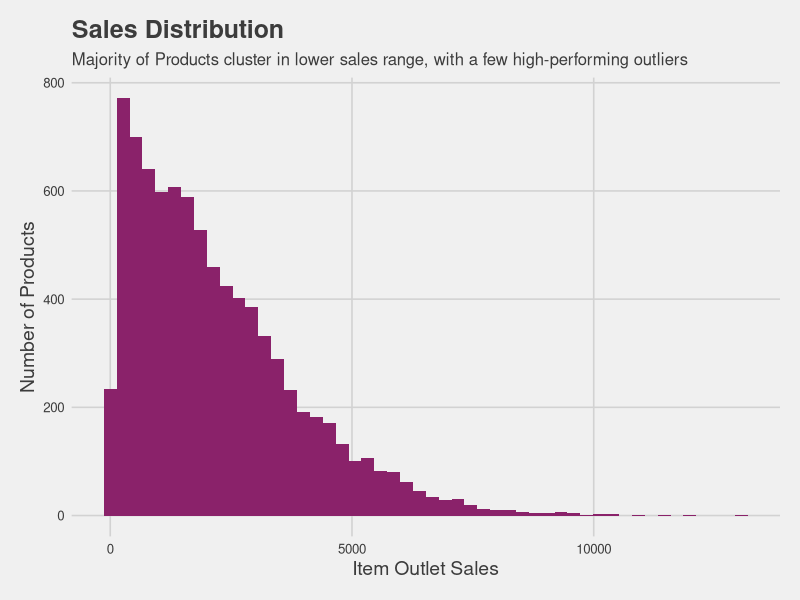
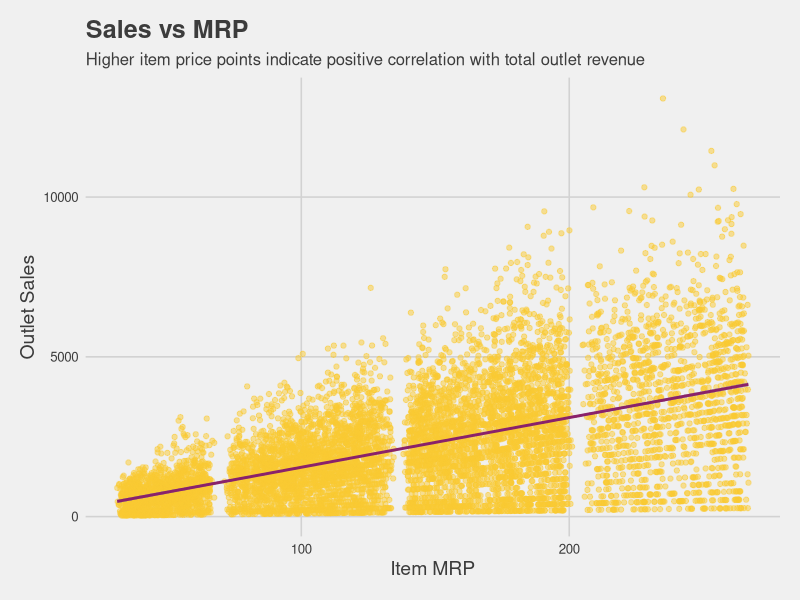
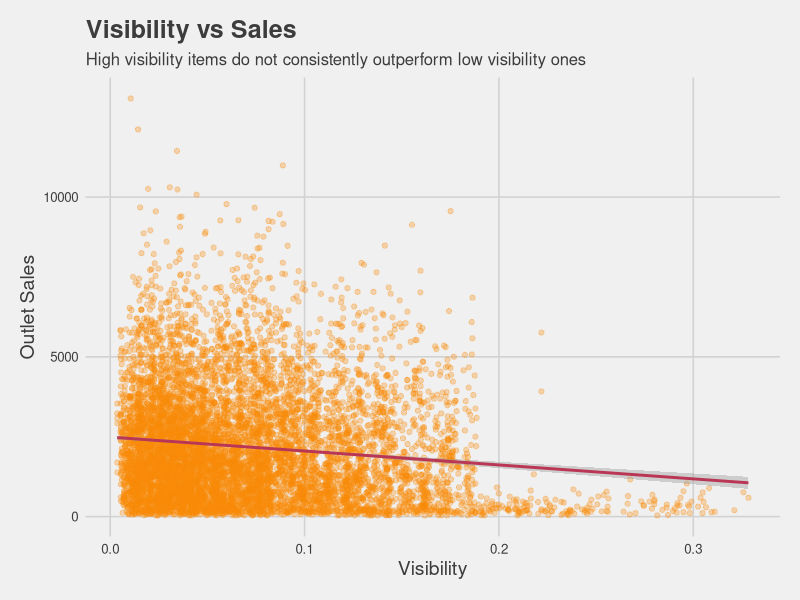
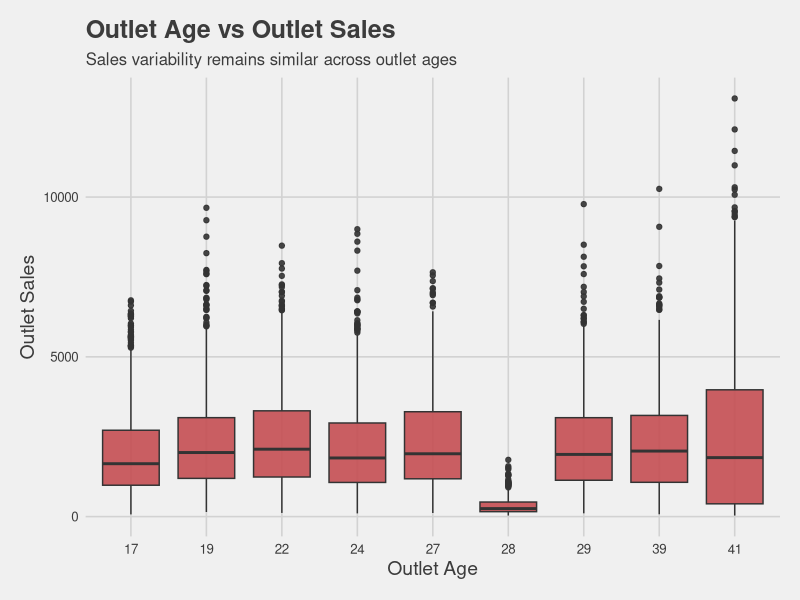
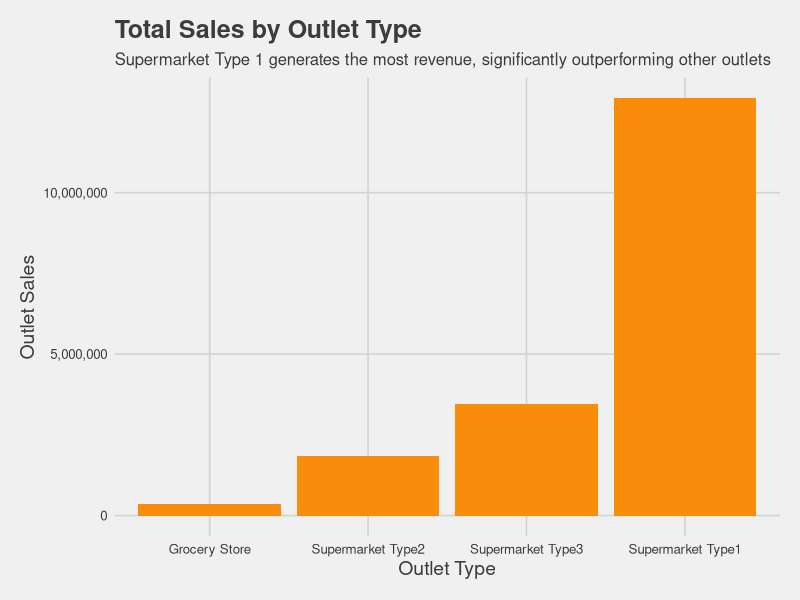
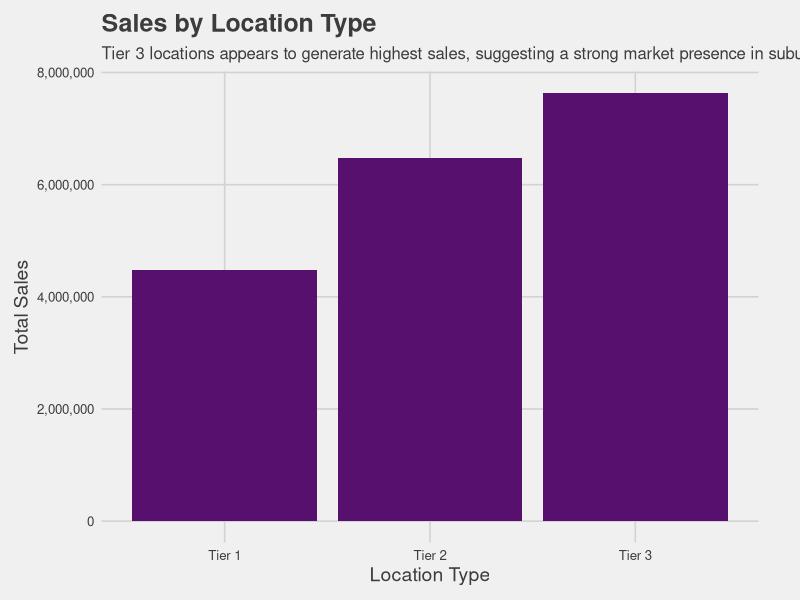
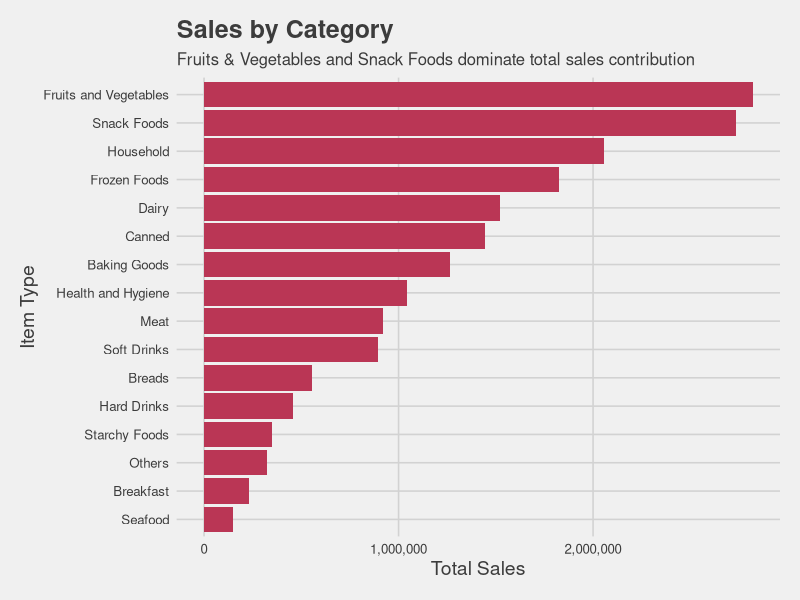
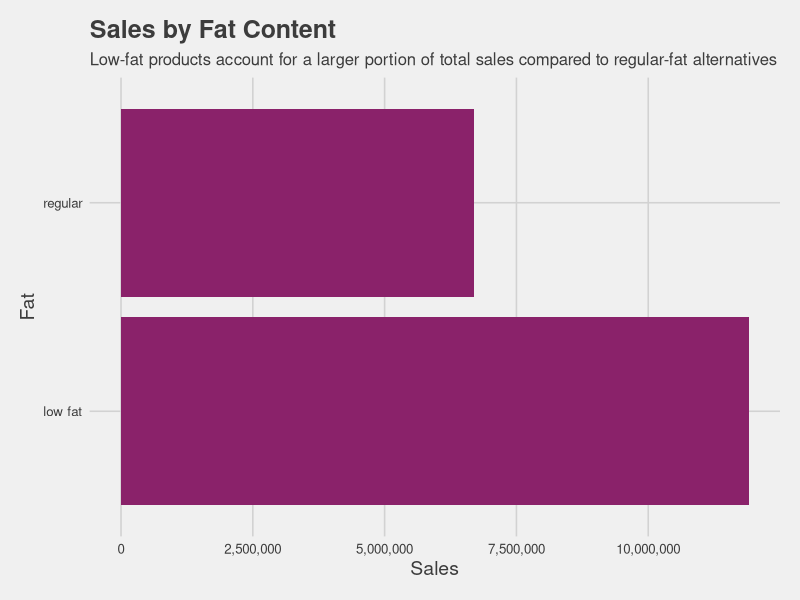

The R source for these figures, in order:
## ---- chunk 1
library(tidyverse)
library(here)
library(ggplot2)
library(ggthemes)
## ---- chunk 2
data <- read_csv(here("data", "cleaned", "bigmart_cleaned.csv"))

glimpse(data)
## ---- chunk 3
summary(data$item_outlet_sales)
## ---- chunk 4
data %>%
  ggplot(aes(x = item_outlet_sales)) +
  geom_histogram(fill = "#8A226AFF", bins = 50) + 
  labs(
    title = "Sales Distribution",
    subtitle = "Majority of Products cluster in lower sales range, with a few high-performing outliers",
    x = "Item Outlet Sales",
    y = "Number of Products",
  ) + 
  theme_fivethirtyeight() +
  theme(
    text = element_text(family = "sans"),
    plot.title = element_text(face = "bold", size = 18),
    axis.title = element_text(size = 14),
    axis.text = element_text()
  )
## ---- chunk 5
sales_by_outlet <- data %>%
  group_by(outlet_type) %>%
  summarise(avg_sales = mean(item_outlet_sales, na.rm = TRUE),
            total_sales = sum(item_outlet_sales)) %>%
  ungroup()
## ---- chunk 6
sales_by_location <- data %>%
  group_by(outlet_location_type) %>%
  summarise(avg_sales = mean(item_outlet_sales, na.rm = TRUE),
            total_sales = sum(item_outlet_sales)) %>%
  ungroup()
## ---- chunk 7
cor(data$outlet_age, data$item_outlet_sales)
## ---- chunk 8
data %>%
  ggplot(aes(x = item_mrp, y = item_outlet_sales)) +
  geom_point(alpha = 0.5, color = "#F9C932FF") + 
  geom_smooth(method = "lm", color = "#8A226AFF") + 
  labs(
    title = "Sales vs MRP",
    subtitle = "Higher item price points indicate positive correlation with total outlet revenue",
    x = "Item MRP",
    y = "Outlet Sales"
  ) +
  theme_fivethirtyeight() +
  theme(
    text = element_text(family = "sans"),
    plot.title = element_text(face = "bold", size = 18),
    axis.title = element_text(size = 14),
    axis.text = element_text()
  )
## ---- chunk 9
data %>%
  ggplot(aes(x = item_visibility, y = item_outlet_sales)) +
  geom_point(alpha = 0.3, color = "#F98C0AFF") + 
  geom_smooth(method = "lm", color = "#BA3655FF") +
  labs(
    title = "Visibility vs Sales",
    subtitle = "High visibility items do not consistently outperform low visibility ones",
    x = "Visibility",
    y = "Outlet Sales"
  ) + 
  theme_fivethirtyeight() +
  theme(
    text = element_text(family = "sans"),
    plot.title = element_text(face = "bold", size = 18),
    axis.title = element_text(size = 14),
    axis.text = element_text()
  )
## ---- chunk 10
data %>%
  ggplot(aes(x = factor(outlet_age), y = item_outlet_sales)) +
  geom_boxplot(fill = "#C44E52FF", alpha = 0.9) +
  labs(
    title = "Outlet Age vs Outlet Sales",
    subtitle = "Sales variability remains similar across outlet ages",
    x = "Outlet Age",
    y = "Outlet Sales"
  ) +
  theme_fivethirtyeight() + 
  theme(
    text = element_text(family = "sans"),
    plot.title = element_text(face = "bold", size = 18),
    axis.title = element_text(size = 14),
    axis.text = element_text()
  )
## ---- chunk 11
sales_by_outlet <- read_csv(here("data", "processed", "sales_by_outlet.csv"))

sales_by_outlet %>%
  ggplot(aes(x = reorder(outlet_type, total_sales), y = total_sales)) + 
  geom_col(fill = "#F98C0AFF") + 
  scale_y_continuous(labels = scales::comma) + 
  labs(
    title = "Total Sales by Outlet Type",
    subtitle = "Supermarket Type 1 generates the most revenue, significantly outperforming other outlets",
    x = "Outlet Type",
    y = "Outlet Sales"
  ) + 
  theme_fivethirtyeight() + 
  theme(
    text = element_text(family = "sans"),
    plot.title = element_text(size = 18, face = "bold"),
    axis.title = element_text(size = 14),
    axis.text = element_text()
  )
## ---- chunk 12
sales_by_location <- read_csv(here("data", "processed", "sales_by_location.csv"))

sales_by_location %>%
  ggplot(aes(x = outlet_location_type, y = total_sales)) + 
  geom_col(fill = "#57106EFF") + 
  scale_y_continuous(labels = scales::comma) +
  labs(
    title = "Sales by Location Type",
    subtitle = "Tier 3 locations appears to generate highest sales, suggesting a strong market presence in suburban or rural zones",
    x = "Location Type",
    y = "Total Sales"
  ) + 
  theme_fivethirtyeight() + 
  theme(
    text = element_text(family = "sans"),
    plot.title = element_text(size = 18, face = "bold"),
    axis.title = element_text(size = 14),
    axis.text = element_text(),
    plot.margin = margin(10, 30, 10, 10)
  )
## ---- chunk 13
sales_by_category <- read_csv(here("data", "processed", "sales_by_category.csv"))

sales_by_category %>%
  ggplot(aes(x = reorder(item_type, total_sales), y = total_sales)) + 
  geom_col(fill = "#BA3655FF") + 
  scale_y_continuous(labels = scales::comma) +
  coord_flip() +
  labs(
    title = "Sales by Category",
    subtitle = "Fruits & Vegetables and Snack Foods dominate total sales contribution",
    x = "Item Type",
    y = "Total Sales"
  ) + 
  theme_fivethirtyeight() + 
  theme(
    text = element_text(family = "sans"),
    plot.title = element_text(size = 18, face = "bold"),
    axis.title = element_text(size = 14),
    axis.text = element_text()
  )
## ---- chunk 14
sales_by_fat <- read_csv(here("data", "processed", "sales_by_fat.csv"))

sales_by_fat %>%
  ggplot(aes(x = item_fat_content, y = total_sales)) + 
  geom_col(fill = "#8A226AFF") + 
  scale_y_continuous(labels = scales::comma) + 
  coord_flip() + 
  labs(
    title = "Sales by Fat Content",
    subtitle = "Low-fat products account for a larger portion of total sales compared to regular-fat alternatives",
    x = "Fat",
    y = "Sales"
  ) + 
  theme_fivethirtyeight() + 
  theme(
    text = element_text(family = "sans"),
    plot.title = element_text(size = 18, face = "bold"),
    axis.title = element_text(size =14),
    axis.text = element_text()
  )
